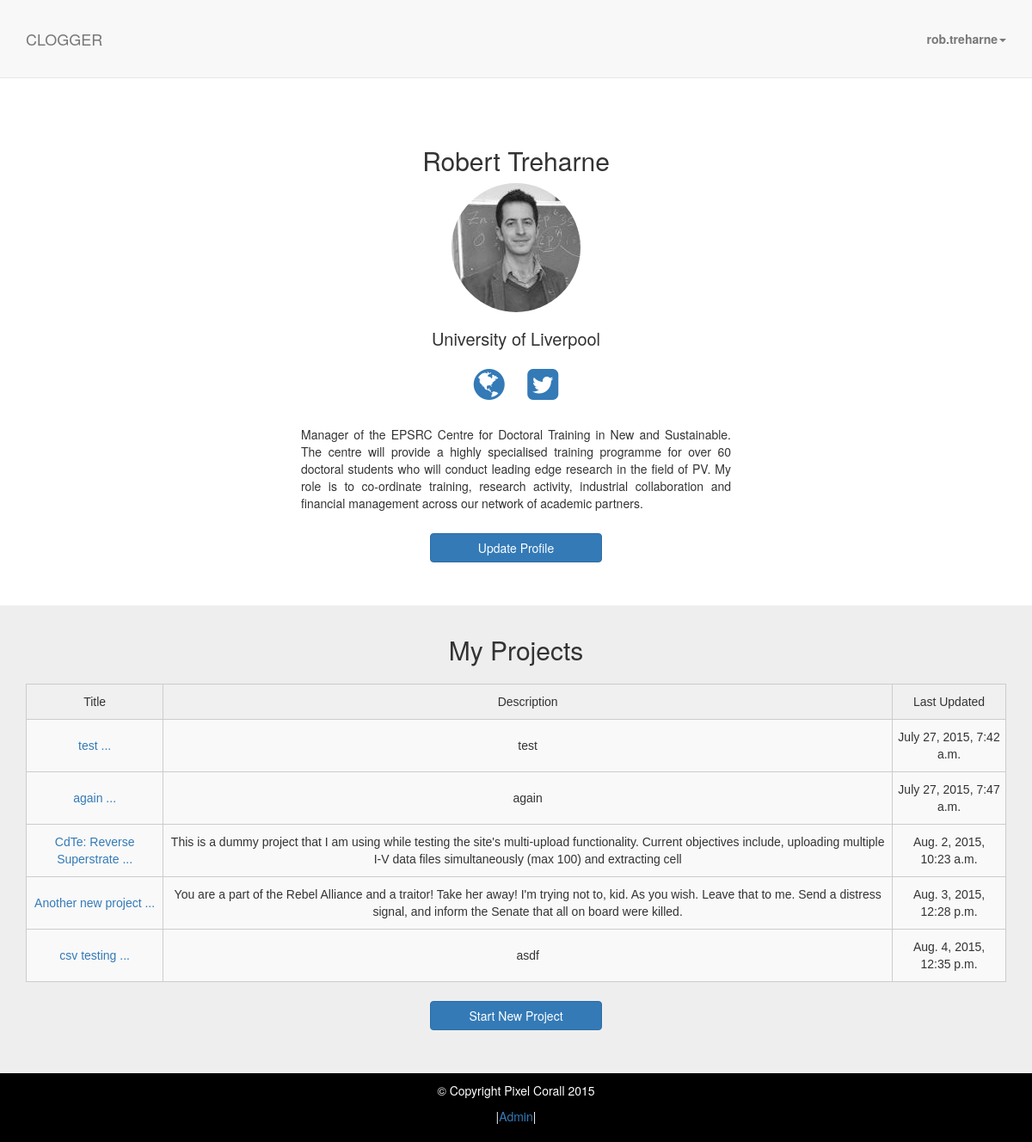
/user/dashboard/ (signed in), run on the app's committed database.
### profiles/models.py (models this page shows, shortened)
class UserProfile(models.Model):
    user = models.OneToOneField(User)
    affiliation = models.CharField(max_length=128, blank = True)
    picture = ImageField(upload_to='user_images', default='static/img/avatar.png')
    url = models.URLField(blank=True)
    linkedin = models.URLField(blank=True)
    twitter = models.URLField(blank=True)
    bio = models.TextField(max_length=2000, blank=True)

### projects/models.py (models this page shows, shortened)
class Project(models.Model):
    owner = models.ForeignKey(UserProfile)
    title = models.CharField(max_length=50)
    description = models.TextField(max_length=200)
    start_date = models.DateTimeField(default=timezone.datetime.today())
    updated = models.DateTimeField(default=timezone.datetime.today())

### profiles/views.py (the view)
@login_required
def dashboard(request):
    profile = UserProfile.objects.get(user=request.user)
    projects = Project.objects.filter(owner = profile)
    dict = {'profile': profile, 'projects': projects}
    return render(request, 'dashboard.html', dict)

### profiles/templates/dashboard.html (shortened to what this page needs)
{% extends 'base.html' %}
{% load thumbnail %}
{% block content %}
    <section id="register" class="dashboard-profile-section">
        <div class="container">
            <div class="row">
                <div class="col-lg-12">
					<h2>{{user.first_name}} {{user.last_name}}</h2>
					{% thumbnail profile.picture "150x150" crop="center" as im %}
					<img class="profile-pic-lg" src="{{im.url}}" name="{{user.first_name}} {{user.last_name}}">
					{% endthumbnail %}
					<h3>{{profile.affiliation}}</h3>
					<p>
						{% if profile.url %}
						<a href="{{profile.url}}" target="_blank"><i class="fa fa-globe fa-3x"></i></a>
						{% endif %}
						{% if profile.twitter %}
						<a href="{{profile.twitter}}" target="_blank"><i class="fa fa-twitter-square fa-3x"></i></a>
						{% endif %}
					</p>
					{% if profile.bio %}
					<p class="bio">{{profile.bio}}</p>
					{% endif %}
					<div class="col-lg-12 center">
						<a class="btn btn-primary page-scroll" href="{% url 'update_profile' %}">Update Profile</a>
					</div>
				</div>
			</div>
		</div>
	</section>
    <section id="projects" class="dashboard-project-section">
        <div class="container">
            <div class="row">
                <div class="col-lg-12">
					<h2>My Projects</h2>
					{% if projects %}
						<table class="tg">
						  <tr>
							<th class="tg-031e">Title</th>
							<th class="tg-031e">Description</th>
							<th class="tg-031e">Last Updated</th>
						  </tr>
						{% for project in projects %}
						  <tr>
							  <td class="tg-4eph"><a href="/user/project/{{project.id}}">{{project.title|slice:":50"}} ...</a></td>
							  <td class="tg-4eph">{{project.description}}</td>
							  <td class="tg-4eph">{{project.updated}}</td>
						  </tr>
						{% endfor %}
						</table>
					{% else %}
					    <p>No projects<p>
				    {% endif %}
					<div class="col-lg-12 center">
						<a class="btn btn-primary page-scroll" href="{% url 'new_project' %}">Start New Project</a>
					</div>
                </div>
            </div>
		</div>
    </section>
{% endblock %}

### templates/base.html (shortened to what this page needs)
<!DOCTYPE html>
{% load thumbnail %}
{% load static %}
<html lang="en">
<head>
    <link href="{% static 'css/bootstrap.min.css' %}" rel="stylesheet">
	<link rel="stylesheet" href="//maxcdn.bootstrapcdn.com/font-awesome/4.3.0/css/font-awesome.min.css">
    <link href="{% static  'css/scrolling-nav.css' %}" rel="stylesheet">
    <link href="{% static 'css/main.css' %}" rel="stylesheet" media="screen">
	<link href="{% static 'css/modern-business.css' %}" rel="stylesheet">
</head>
<body id="page-top" data-spy="scroll" data-target=".navbar-fixed-top">
    <nav class="navbar navbar-default navbar-fixed-top" role="navigation">
        <div class="container">
            <div class="navbar-header page-scroll">
				<a class="navbar-brand page-scroll" href="{% url 'home' %}">CLOGGER</a>
            </div>
            <div class="collapse navbar-collapse navbar-ex1-collapse">
                <ul class="nav navbar-nav navbar-right">
		    {% if user.is_authenticated %}
			<li class="dropdown">
			    <a href="#" class="dropdown-toggle" data-toggle="dropdown" role="button" aria-haspopup="true" aria-expanded="false"><strong>{{user.username}}</strong><span class="caret"></span></a>
			</li>
	            {% else %}
				<li><a href="{% url 'login' %}"><strong><i class="fa fa-sign-in"></i> Login</strong></a></li>
			    </ul>
			</li>
		    {% endif %}
            </ul>
            </div>
        </div>
    </nav>
    {% block content %}
    {% endblock %}
    <section id="footer" class="footer-section">
        <div class="container">
            <div class="row">
                <div class="col-lg-12">
					<p>&copy Copyright Pixel Corall 2015</p>
					<p>|<a href="/admin/" target="_blank">Admin</a>|</p>
                </div>
            </div>
        </div>
    </section>
</body>
</html>

### static/css/scrolling-nav.css (style rules this page uses)
body { width: 100%; height: 100%; }
html { width: 100%; height: 100%; }
@media (min-width:767px) { .navbar { padding: 20px 0; -webkit-transition: background .5s ease-in-out,padding .5s ease-in-out; -moz-transition: background .5s ease-in-out,padding .5s ease-in-out; transition: background .5s ease-in-out,padding .5s ease-in-out; } }

### static/css/main.css (style rules this page uses)
.btn-primary { width: 200px; }
h3 { font-size: 20px; }
.profile-pic-lg { width: 150px; border-radius: 150px; -webkit-border-radius: 150px; -moz-border-radius: 150px; }
.footer-section { background: black; text-align:center; color: white; padding-top: 10px; padding-bottom: 10px; }
ul { padding: 0; }
.center { text-align: center; }
.dashboard-profile-section { background: #fff; padding-top: 100px; padding-bottom: 50px; text-align: center; }
.dashboard-profile-section img { max-width: 150px; }
.dashboard-project-section { background: #eee; padding-top: 15px; text-align:center; padding-bottom: 50px; }
.dashboard-profile-section i.fa { margin: 1%; }
.dashboard-profile-section p.bio { max-width:500px; text-align:justify; margin: 2% auto; margin-top: 15px; margin-bottom: 25px; }
.tg { border-collapse:collapse;border-spacing:0;border-color:#ccc; }
.tg td { text-align:center;font-family:Arial, sans-serif;font-size:14px;padding:10px 5px;border-style:solid;border-width:1px;overflow:hidden;word-break:normal;border-color:#ccc;color:#333;background-color:#fff; }
.tg th { text-align:center;font-family:Arial, sans-serif;font-size:14px;font-weight:normal;padding:10px 5px;border-style:solid;border-width:1px;overflow:hidden;word-break:normal;border-color:#ccc;color:#333;background-color:#f0f0f0; }
.tg .tg-4eph { background-color:#f9f9f9 }
table { margin: 2% auto; }

### static/css/modern-business.css (style rules this page uses)
html, body { height: 100%; }
body { padding-top: 50px; }

### data on the page
UserProfile: affiliation "University of Liverpool", bio "Manager of the EPSRC Centre for Doctoral Training in New and Sustainable. The centre will provide a highly specialised training programme for over 60 doctoral students who will conduct leading edge research in the field of PV. My role is to co-ordinate training, research activity, industrial collaboration and financial management across our network of academic partners."
Project: title "test", description "test", updated "July 27, 2015, 7:42 a.m."
Project: title "again", description "again", updated "July 27, 2015, 7:47 a.m."
Project: title "CdTe: Reverse Superstrate", description "This is a dummy project that I am using while testing the site's multi-upload functionality. Current objectives include, uploading multiple I-V data files simultaneously (max 100) and extracting cell", updated "Aug. 2, 2015, 10:23 a.m."
Project: title "Another new project", description "You are a part of the Rebel Alliance and a traitor! Take her away! I'm trying not to, kid. As you wish. Leave that to me. Send a distress signal, and inform the Senate that all on board were killed.", updated "Aug. 3, 2015, 12:28 p.m."
Project: title "csv testing", description "asdf", updated "Aug. 4, 2015, 12:35 p.m."

### other printed values
{{ user.username }} "rob.treharne"
{{ user.first_name }} "Robert"
{{ user.last_name }} "Treharne"
